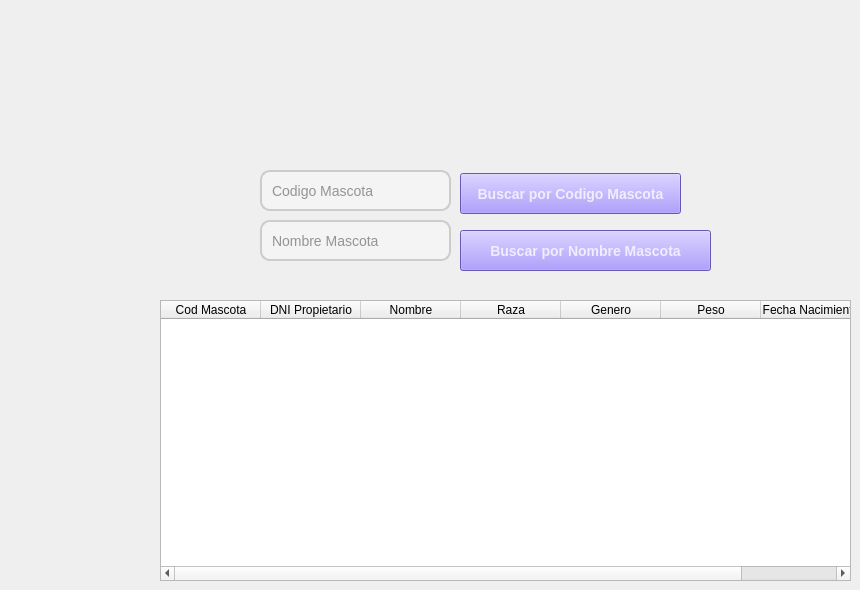
       <widget class="QWidget" name="page_VerMascotas">
        <widget class="QLineEdit" name="txtNombreFiltroEmp_3">
         <property name="geometry">
          <rect>
           <x>260</x>
           <y>170</y>
           <width>191</width>
           <height>41</height>
          </rect>
         </property>
         <property name="styleSheet">
          <string notr="true">QLineEdit {
    background-color: #f4f4f4; /* Fondo claro */
    color: #333; /* Texto oscuro */
    border: 2px solid #ccc; /* Borde inicial */
    border-radius: 10px; /* Bordes redondeados */
    padding: 8px; /* Espaciado interno */
    font-size: 14px; /* Tamaño de texto */
    font-family: &quot;Arial&quot;, sans-serif; /* Fuente limpia y moderna */
}

QLineEdit:focus {
    border: 2px solid #6200ee; /* Cambia el color del borde al enfocarse */
    background-color: #ffffff; /* Fondo blanco al enfocarse */
    color: #000; /* Texto más oscuro */
}</string>
         </property>
         <property name="placeholderText">
          <string>Codigo Mascota</string>
         </property>
        </widget>
        <widget class="QPushButton" name="pushButton_19">
         <property name="geometry">
          <rect>
           <x>460</x>
           <y>173</y>
           <width>221</width>
           <height>41</height>
          </rect>
         </property>
         <property name="styleSheet">
          <string notr="true">
QPushButton {
   color: rgb(239, 238, 255);
background-color: rgb(145, 123, 255);
  

    padding: 10px; 
    font-size: 14px; 
    font-weight: bold; 
 
}

QPushButton:hover {
    background-color: #8793ff; 
    color: white;
}</string>
         </property>
         <property name="text">
          <string>Buscar por Codigo Mascota</string>
         </property>
         <property name="icon">
          <iconset>
           <normaloff>../Imagenes/buscar.png</normaloff>../Imagenes/buscar.png</iconset>
         </property>
         <property name="iconSize">
          <size>
           <width>30</width>
           <height>30</height>
          </size>
         </property>
        </widget>
        <widget class="QTableWidget" name="grdMascotas">
         <property name="geometry">
          <rect>
           <x>160</x>
           <y>300</y>
           <width>691</width>
           <height>281</height>
          </rect>
         </property>
         <column>
          <property name="text">
           <string>Cod Mascota</string>
          </property>
         </column>
         <column>
          <property name="text">
           <string>DNI Propietario</string>
          </property>
         </column>
         <column>
          <property name="text">
           <string>Nombre</string>
          </property>
         </column>
         <column>
          <property name="text">
           <string>Raza</string>
          </property>
         </column>
         <column>
          <property name="text">
           <string>Genero</string>
          </property>
         </column>
         <column>
          <property name="text">
           <string>Peso</string>
          </property>
         </column>
         <column>
          <property name="text">
           <string>Fecha Nacimiento</string>
          </property>
         </column>
        </widget>
        <widget class="QLineEdit" name="txtNombreFiltroEmp_6">
         <property name="geometry">
          <rect>
           <x>260</x>
           <y>220</y>
           <width>191</width>
           <height>41</height>
          </rect>
         </property>
         <property name="styleSheet">
          <string notr="true">QLineEdit {
    background-color: #f4f4f4; /* Fondo claro */
    color: #333; /* Texto oscuro */
    border: 2px solid #ccc; /* Borde inicial */
    border-radius: 10px; /* Bordes redondeados */
    padding: 8px; /* Espaciado interno */
    font-size: 14px; /* Tamaño de texto */
    font-family: &quot;Arial&quot;, sans-serif; /* Fuente limpia y moderna */
}

QLineEdit:focus {
    border: 2px solid #6200ee; /* Cambia el color del borde al enfocarse */
    background-color: #ffffff; /* Fondo blanco al enfocarse */
    color: #000; /* Texto más oscuro */
}</string>
         </property>
         <property name="placeholderText">
          <string>Nombre Mascota</string>
         </property>
        </widget>
        <widget class="QPushButton" name="pushButton_22">
         <property name="geometry">
          <rect>
           <x>460</x>
           <y>230</y>
           <width>251</width>
           <height>41</height>
          </rect>
         </property>
         <property name="styleSheet">
          <string notr="true">
QPushButton {
   color: rgb(239, 238, 255);
background-color: rgb(145, 123, 255);
  

    padding: 10px; 
    font-size: 14px; 
    font-weight: bold; 
 
}

QPushButton:hover {
    background-color: #8793ff; 
    color: white;
}</string>
         </property>
         <property name="text">
          <string>Buscar por Nombre Mascota</string>
         </property>
         <property name="icon">
          <iconset>
           <normaloff>../Imagenes/buscar.png</normaloff>../Imagenes/buscar.png</iconset>
         </property>
         <property name="iconSize">
          <size>
           <width>30</width>
           <height>30</height>
          </size>
         </property>
        </widget>
       </widget>
